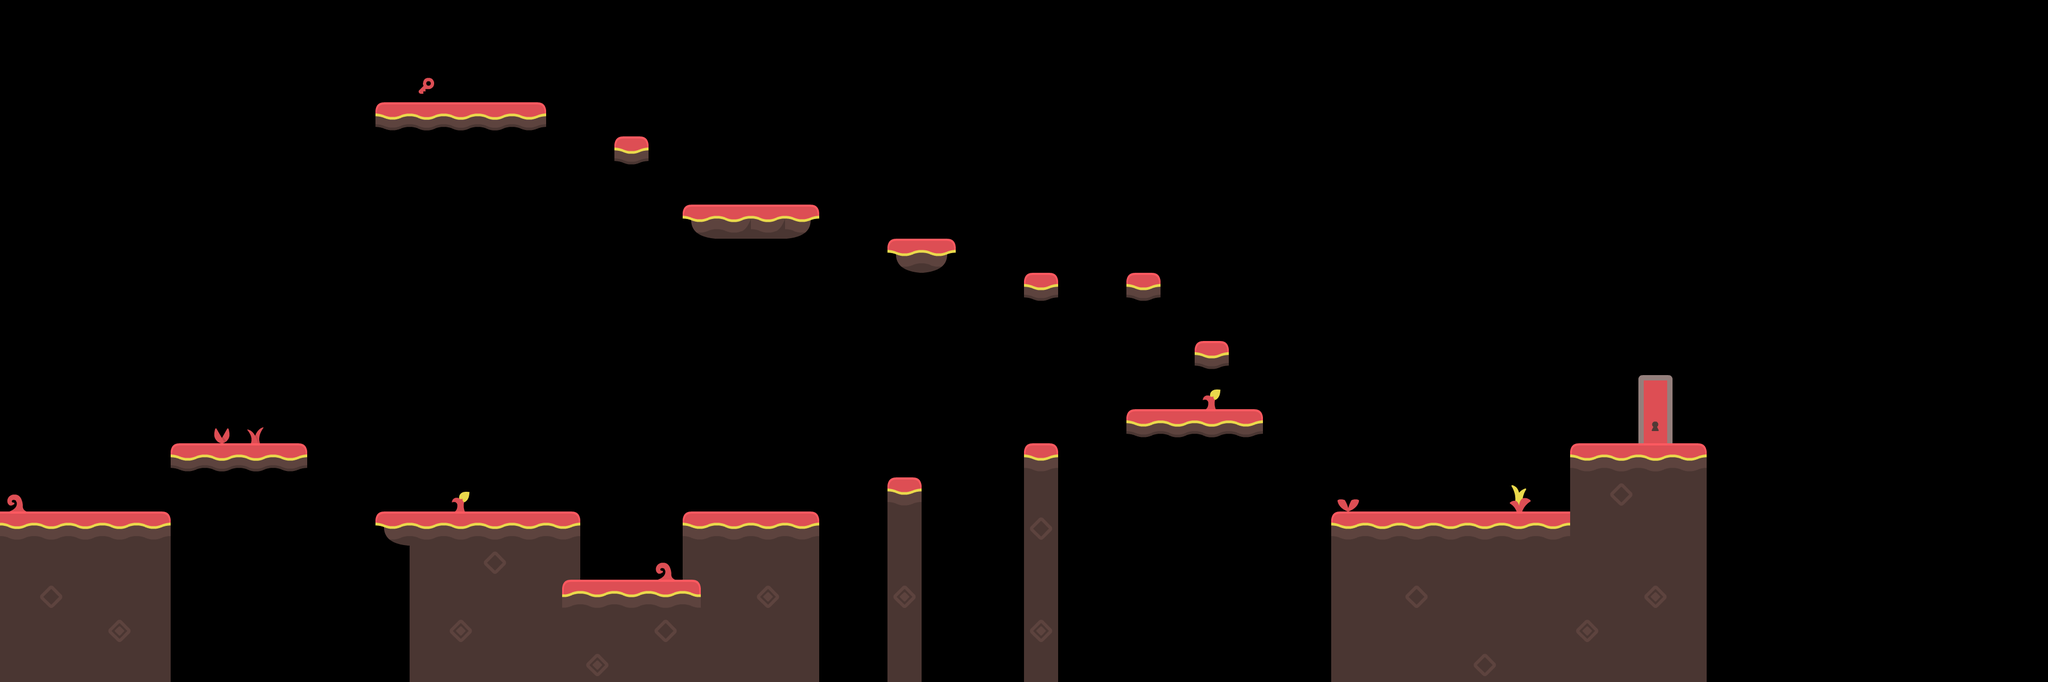

Rendered tile map (Tiled .tmx) drawn with the repository's tilesets; below, a short description and the map source with its tile grids summarised:
An orthogonal 60x20 tile map with 64x64 px tiles, 1 tile layer (ground).

<map version="1.4" tiledversion="1.4.2" orientation="orthogonal" renderorder="right-down" width="60" height="20" tilewidth="64" tileheight="64" infinite="0" nextlayerid="2" nextobjectid="1">
 <tileset firstgid="1" name="tilesheet_complete" tilewidth="64" tileheight="64" tilecount="264" columns="22">
  <image source="tilesheet_complete.png" width="1408" height="768" />
 </tileset>
 <layer id="1" name="ground" width="60" height="20">
  <data>[1200 cells, 194 non-empty, 26 distinct tile ids]</data>
 </layer>
</map>
